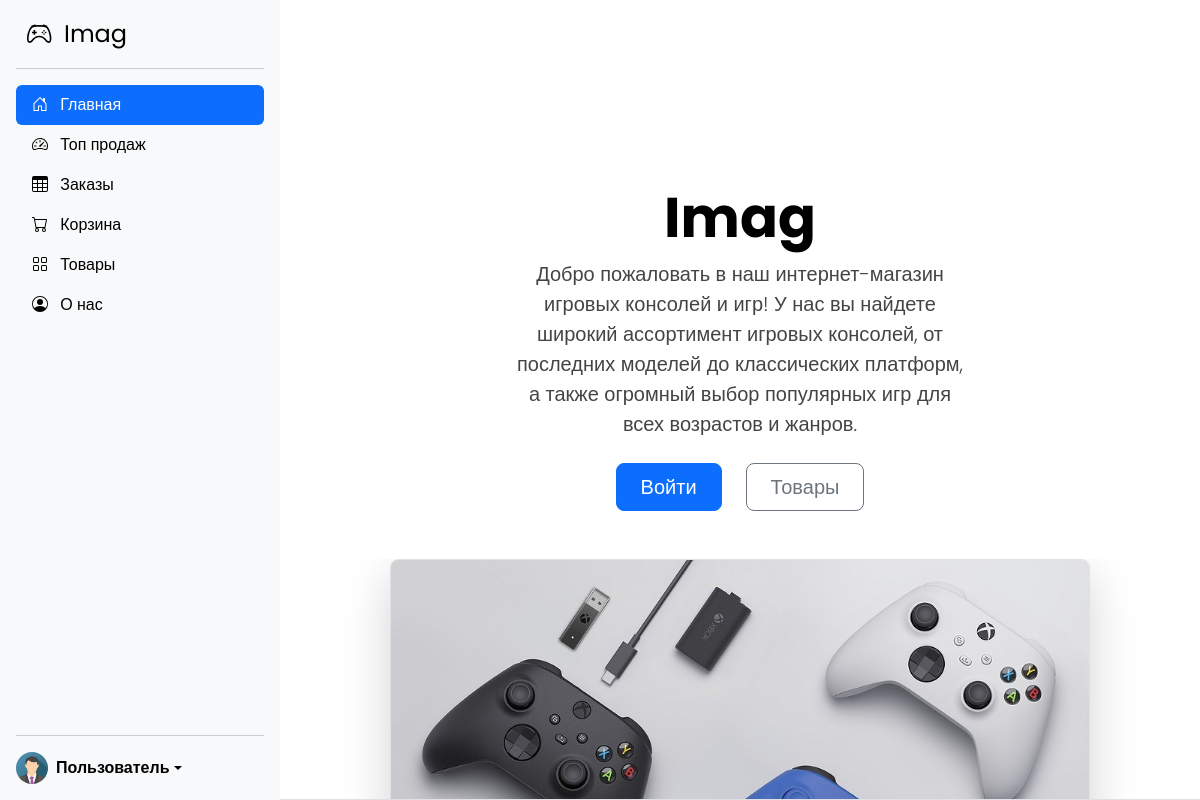
The app's page / (signed in), older data.
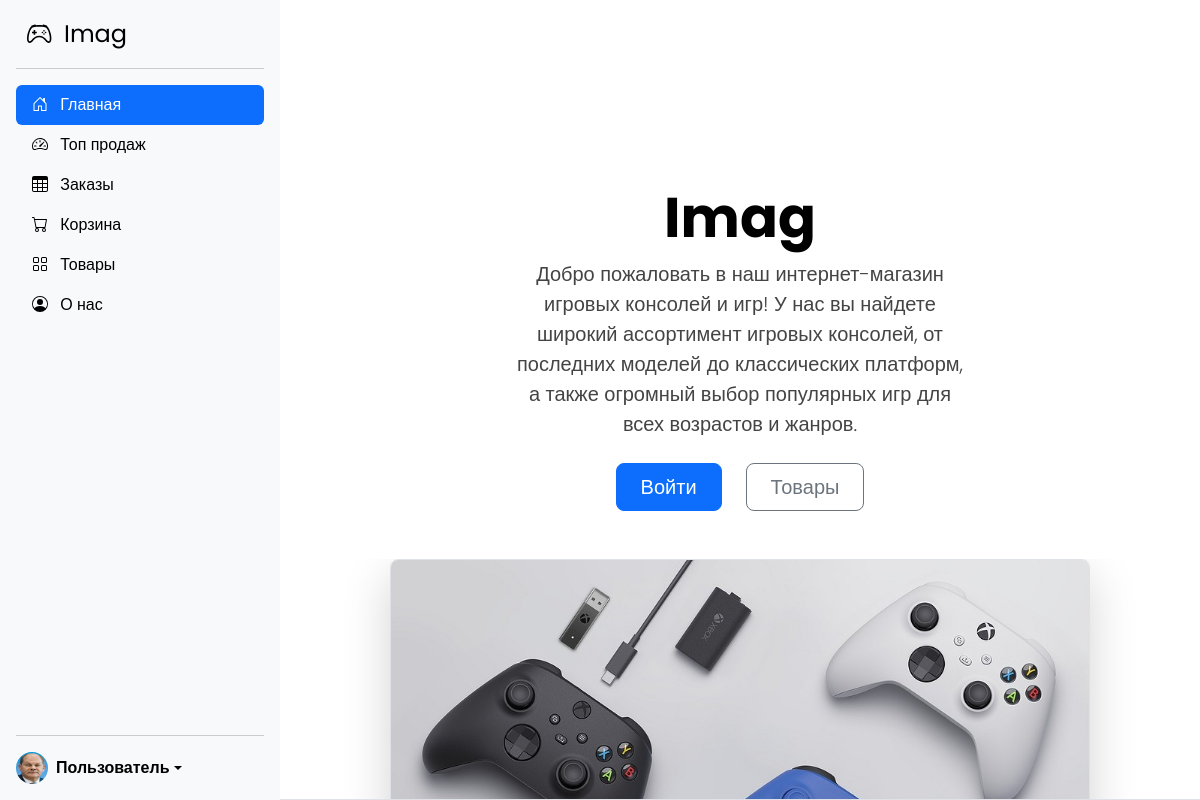
The same page, newer data.
### imagazine/users/models.py (models this page shows)
class User(AbstractUser):
    username = models.TextField(blank=True, null=True, unique=False)
    photo = models.ImageField(blank=True, null=True, upload_to='images/', default='images/img_avatar.png', verbose_name="Фото")
    date_of_birth = models.DateField()

### imagazine/views.py (the view, shortened to what this page needs)
# urls.py: path('', MainView.as_view(), name='main'),
class MainView(View):
    def get(self, request, *args, **kwargs):
        return render(request, 'base.html')

### imagazine/users/authentication.py (called while the page is built)
    def get_user(self, user_id):
        try:
            return User.objects.get(pk=user_id)
        except User.DoesNotExist:
            return None

### templates/base.html (shortened to what this page needs)
{% extends "main.html" %}
{% load bootstrap5 %}
{% load static %}
{% block nav_main%}
active
{% endblock %}
{% block content %}
<div class="text-center border-bottom" style="
position: absolute;
bottom:0;
">
  <h1 class="display-4 fw-bold text-body-emphasis">Imag</h1>
  <div class="col-lg-6 mx-auto">
    <p class="lead mb-4">
      Добро пожаловать в наш интернет-магазин игровых консолей и игр! У нас вы найдете широкий ассортимент игровых консолей, от последних моделей до классических платформ, а также огромный выбор популярных игр для всех возрастов и жанров.
    </p>
    <div class="d-grid gap-2 d-sm-flex justify-content-sm-center mb-5">
      <form action="{% url "users:login" %}">
      <button type="submit" class="btn btn-primary btn-lg px-4 me-sm-3">Войти</button>
      </form>
      <form action="{% url "goods:index" %}">
      <button type="submit" class="btn btn-outline-secondary btn-lg px-4">Товары</button>
      </form>
    </div>
  </div>
  <div class="overflow-hidden" style="max-height: 30vh;">
    <div class="container px-5">
      <img src="{% static "img/con1.jpeg" %}" class="img-fluid border rounded-3 shadow-lg mb-4" alt="Example image" width="700" height="500" loading="lazy">
    </div>
  </div>
</div>
{% endblock content %}

### templates/main.html (shortened to what this page needs)
{% load bootstrap5 %}
{% load static %}
<!DOCTYPE html>
<html>
 <head>
  {% bootstrap_css %}
    <link href="https://getbootstrap.com/docs/5.3/dist/css/bootstrap.min.css" rel="stylesheet">
    <link href="{% static "css/sidebars.css" %}" rel="stylesheet">
 </head>
 <body>
    <div class="d-flex flex-column flex-shrink-0 p-3 bg-body-tertiary" style="width: 280px; position: fixed!important; height: 100%;">
        <a href="/" class="d-flex align-items-center mb-3 mb-md-0 me-md-auto link-body-emphasis text-decoration-none" previewlistener="true">
          <span class="fs-4">Imag</span>
        </a>
        <hr>
        <ul class="nav nav-pills flex-column mb-auto">
          <li class="nav-item">
            <a href="{% url "main" %}" class="nav-link {% block nav_main%}link-body-emphasis{% endblock %}" aria-current="page">
              Главная
            </a>
          </li>
          <li>
            <a href="#" class="nav-link {% block nav_top_sales%}link-body-emphasis{% endblock %}">
              Топ продаж
            </a>
          </li>
          <li>
            <a href="#" class="nav-link {% block nav_orders%}link-body-emphasis{% endblock %}">
              Заказы
            </a>
          </li>
          <li>
            <a href="#" class="nav-link {% block nav_cart%}link-body-emphasis{% endblock %}">
              Корзина
            </a>
          </li>
          <li>
            <a href="{% url "goods:index" %}" class="nav-link {% block nav_goods%}link-body-emphasis{% endblock %}">
              Товары
            </a>
          </li>
          <li>
            <a href="{% url "about" %}" class="nav-link {% block nav_about%}link-body-emphasis{% endblock %}">
              О нас
            </a>
          </li>
        </ul>
        <hr>
        <div class="dropdown">
          {% if request.user.is_authenticated %}
          <a href="#" class="d-flex align-items-center link-body-emphasis text-decoration-none dropdown-toggle" data-bs-toggle="dropdown" aria-expanded="false">
            <img src="{{ request.user.photo.url }}" alt="" width="32" height="32" class="rounded-circle me-2">
            <strong>Пользователь</strong>
          </a>
          {% endif %}
        </div>
      </div>
    <div style="margin-left: 280px;">
        {% block full_content %}
        <div class='center'>
        {% block content %}{% endblock content %}
        </div>
        {% endblock full_content %}
    </div>
 </body>
</html>

Row changes from the older to the newer data that the page shows:
changed User: user.photo: a different picture
